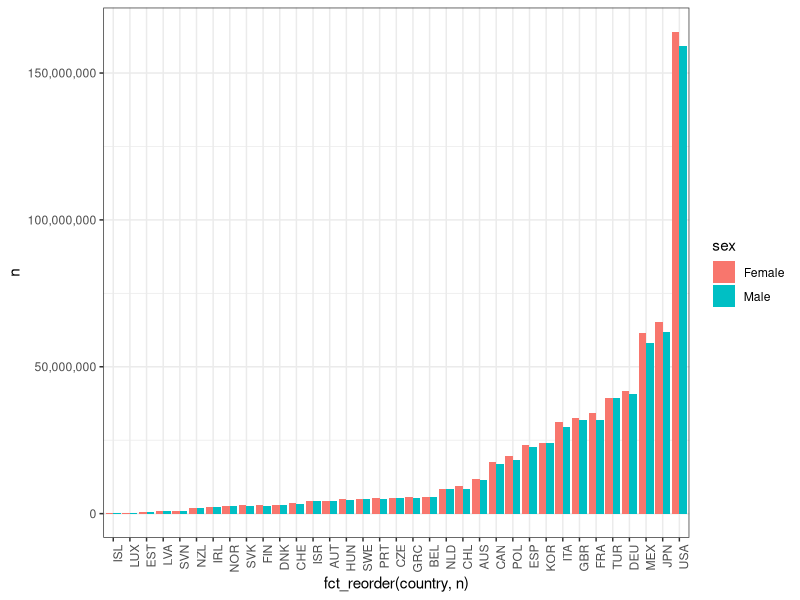

This figure's R source:
## ---- chunk 1
# Libraries

library(tidyverse)
library(readr)
library(kableExtra)
library(bookdown)
library(scales)

## ---- chunk 2

file1 <- read.csv("data/DIOC_2015_16_File_A_1.csv")

## ---- chunk 3
whomigrates<- file1 %>% 
  mutate(edu_lfs = as.character(edu_lfs),
         age_lfs=as.character(age_lfs),
         sex=as.character(sex),
         national=as.character(national),
         oecd=as.character(oecd),
         oecdb=as.character(oecdb),
         fborn=as.character(fborn)
         ) %>% 
         mutate(
           age_lfs = case_when(
    str_detect(age_lfs,"0") ~ "0-14",
     str_detect(age_lfs,"1") ~ "15-24",
 str_detect(age_lfs,"2") ~ "25-64",
 str_detect(age_lfs,"3") ~ "65+",
 str_detect(age_lfs,"12") ~ "15-84",
 str_detect(age_lfs,"99") ~ "Unknown" 
 )) %>% 
  
  mutate(sex = case_when(
   str_detect(sex,"1") ~ "Male",
   str_detect(sex,"2")~ "Female"
 )) %>%
  mutate(edu_lfs = case_when(
    str_detect(edu_lfs,"1")~"low",
    str_detect(edu_lfs,"2")~"medium",
    str_detect(edu_lfs,"3")~"high",
    str_detect(edu_lfs,"99")~"unknown"
  )) %>% mutate(national = case_when(
    
    str_detect(age_lfs,"0") ~ "Foreigner",
     str_detect(age_lfs,"1") ~ "National",
     str_detect(edu_lfs,"99")~"unknown"
    
  )) %>% mutate(oecd = case_when(
    
    str_detect(age_lfs,"0") ~ "Non member",
     str_detect(age_lfs,"1") ~ "Member"
    
  )) %>% mutate(oecdb = case_when(
    
    str_detect(age_lfs,"0") ~ "Non member",
     str_detect(age_lfs,"1") ~ "Member"
    
  )) %>% mutate(fborn = case_when(
    
    str_detect(age_lfs,"0") ~ " Native-born",
     str_detect(age_lfs,"1") ~ " Foreign-born ",
     str_detect(edu_lfs,"99")~"unknown"
    
  ))



            

## ---- chunk 4

whomigrates %>%  mutate(
         sex=as.factor(sex),
         oecd=as.factor(oecd),#oecd resident
         oecdb=as.factor(oecdb),#oecd born
         age_lfs=as.factor(age_lfs),
         edu_lfs =as.factor(edu_lfs)
         ) %>% 
  group_by(country) %>% summarise(totsmigrants=sum(number)) %>% arrange(desc(totsmigrants)) %>% head(10) %>% 
  
  
  kable(caption="top 10 destinations") %>% 
kable_styling(bootstrap_options= c("striped","condensed"),full_width = F,fixed_thead = T)

## ---- chunk 5

options(scipen=999)
gendergap <- whomigrates %>% 
  mutate(
         sex=as.factor(sex),
         oecd=as.factor(oecd),#oecd resident
         oecdb=as.factor(oecdb),#oecd born
         age_lfs=as.factor(age_lfs)
         ) %>% 
  group_by(sex,country)%>% summarise(n=sum(number)) 
   
  gendergap %>% 
    ggplot(aes(x= fct_reorder(country,n),y=n,fill=sex)) +
    geom_col(position = "dodge")+ 
    theme_bw()+theme(axis.text.x = element_text(angle = 90, hjust = 1)) + 
    scale_colour_brewer(palette = "Set1")+ 
    scale_y_continuous(labels = comma)
